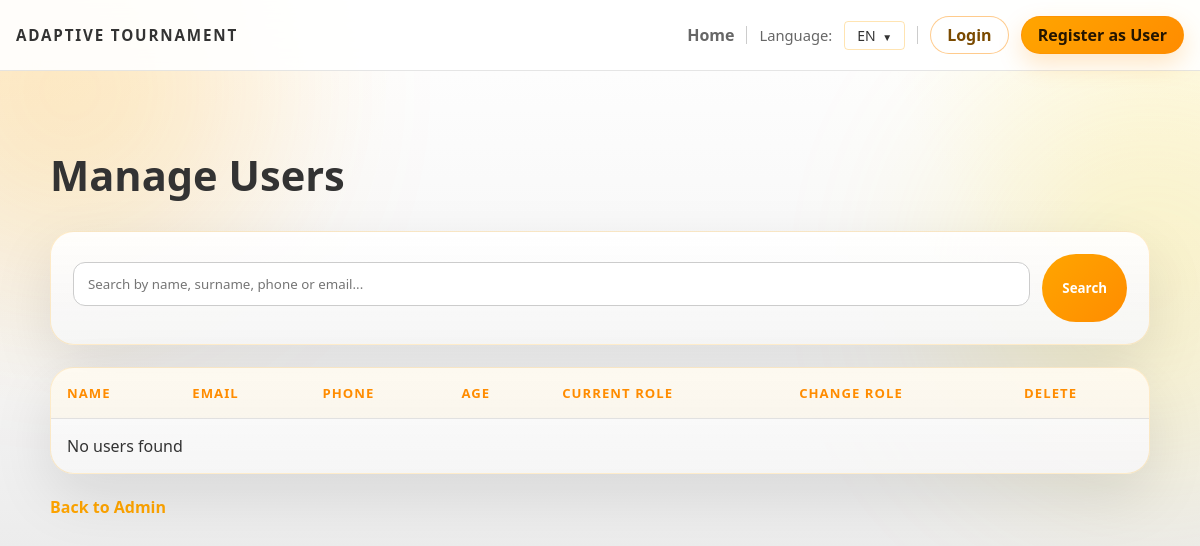
Before: /admin/users with the older database file.
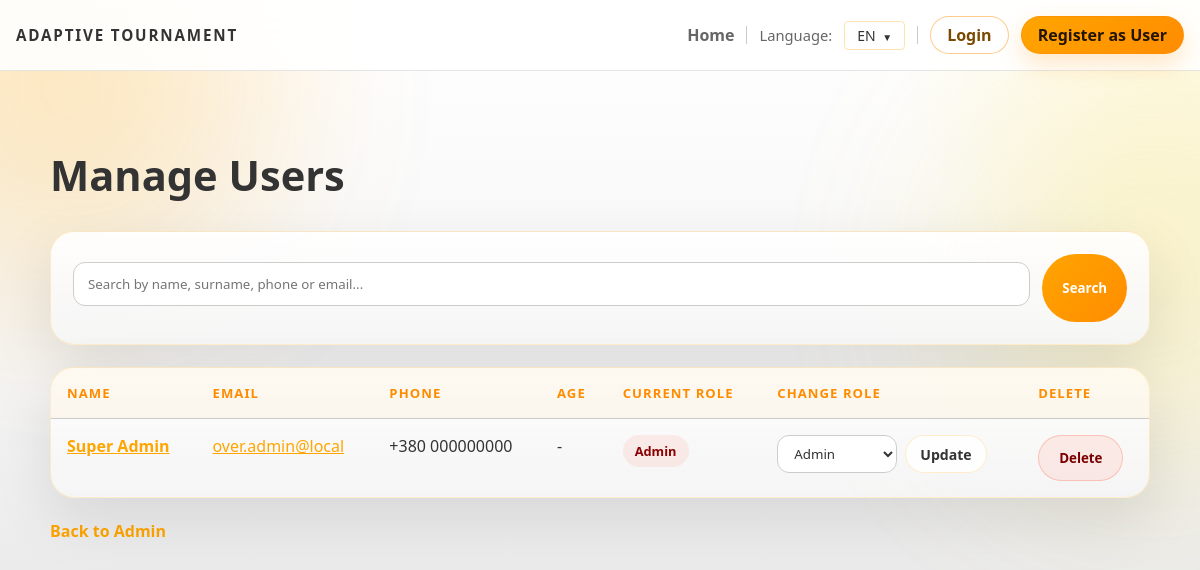
After: the same page with the newer database file.
### backend/models.py (models this page shows, shortened)
class User(db.Model):
    id = db.Column(db.Integer, primary_key=True)
    first_name = db.Column(db.String(120), nullable=False)
    last_name = db.Column(db.String(120), nullable=False)
    email = db.Column(db.String(200), unique=True, nullable=False)
    password_hash = db.Column(db.String(255), nullable=False, default='')
    phone_country_code = db.Column(db.String(10), nullable=False, default='+380')
    phone_number = db.Column(db.String(30), nullable=False, default='')
    age = db.Column(db.Integer)
    bio = db.Column(db.Text)
    role = db.Column(db.String(30), default='team')
    is_verified = db.Column(db.Boolean, default=False)
    verification_token = db.Column(db.String(64), unique=True, nullable=True)
    last_login_at = db.Column(db.DateTime, nullable=True)
    login_token = db.Column(db.String(64), unique=True, nullable=True)
    @property
    def phone_display(self):
        if self.phone_country_code and self.phone_number:
            return f"{self.phone_country_code} {self.phone_number}"
        return self.phone_number or ''

### backend/admin.py (the view, shortened to what this page needs)
def admin_users():
    users = User.query.all()
    search = request.args.get('search', '').strip()
    return render_template('admin_users.html', users=users, search=search)

### backend/app.py (called while the page is built)
@app.context_processor
def inject_user_processor():
    return inject_user()

@app.context_processor
def translation_processor():
    return translation()

### backend/app_helpers.py (called while the page is built)
def get_current_user():
    uid = session.get('user_id')
    if uid:
        return db.session.get(User, uid)
    return None

def inject_user():
    return {'get_current_user': get_current_user}

### backend/translations.py (called while the page is built)
def get_text(key, lang='en', **kwargs):
    if lang not in TRANSLATIONS:
        lang = 'en'
    text = TRANSLATIONS[lang].get(key, TRANSLATIONS['en'].get(key, key))
    if kwargs:
        try:
            return text.format(**kwargs)
        except Exception:
            return text
    return text

### templates/admin_users.html (shortened to what this page needs)
{% extends 'base.html' %}
{% block head %}
  <link rel="stylesheet" href="/static/css/admin.css">
{% endblock %}
{% block content %}
<div class="admin-page">
  <h2 class="page-title">{{ t('admin_users_title') }}</h2>
  <div class="search-panel">
    <form method="get" class="search-form">
      <input type="text" name="search" placeholder="{{ t('search_users_placeholder') }}" value="{{ search }}">
      <button type="submit" class="submit-btn">{{ t('search') }}</button>
    </form>
  </div>
  <div class="table-shell">
    <table class="admin-table">
      <thead>
        <tr>
          <th>{{ t('name') }}</th>
          <th>{{ t('email') }}</th>
          <th>{{ t('phone') }}</th>
          <th>{{ t('age') }}</th>
          <th>{{ t('current_role') }}</th>
          <th>{{ t('change_role') }}</th>
          <th>{{ t('delete') }}</th>
        </tr>
      </thead>
      <tbody>
        {% for user in users %}
          <tr>
            <td><strong><a href="/user/{{ user.id }}">{{ user.first_name }} {{ user.last_name }}</a></strong></td>
            <td><a href="/user/{{ user.id }}">{{ user.email }}</a></td>
            <td>{{ user.phone_display or '-' }}</td>
            <td>{{ user.age or '-' }}</td>
            <td>
              <span class="status-pill {{ user.role if user.role in ['admin', 'jury', 'team'] else 'default' }}">
                {% if user.role == 'admin' %}
                  {{ t('admin_short') }}
                {% elif user.role == 'jury' %}
                  {{ t('jury_short') }}
                {% else %}
                  {{ t('team') }}
                {% endif %}
              </span>
            </td>
            <td>
              <form method="post" action="/admin/user/{{ user.id }}/change-role" class="role-form">
                <select name="role">
                  <option value="admin" {% if user.role == 'admin' %}selected{% endif %}>{{ t('admin_short') }}</option>
                </select>
                <button type="submit" class="inline-btn">{{ t('update') }}</button>
              </form>
            </td>
            <td>
              <form method="post" action="/admin/user/{{ user.id }}/delete" class="inline-form">
                <button onclick="return confirm('{{ t('delete') }}?')" class="danger-btn">{{ t('delete') }}</button>
              </form>
            </td>
          </tr>
        {% else %}
          <tr>
            <td colspan="7" class="empty-row">
              {% if search %}{{ t('no_users_found') }} "{{ search }}"{% else %}{{ t('no_users_found') }}{% endif %}
            </td>
          </tr>
        {% endfor %}
      </tbody>
    </table>
  </div>
  <div class="back-link">
    <a href="/admin/dashboard">{{ t('back_to_admin') }}</a>
  </div>
</div>
{% endblock %}

### templates/base.html (shortened to what this page needs)
<!doctype html>
<html lang="{{ lang }}">
  <head>
    <link rel="stylesheet" href="/static/css/main.css">
    {% block head %}{% endblock %}
  </head>
  <body>
    <div class="page-shell">
      <div class="page-glow page-glow-left"></div>
      <div class="page-glow page-glow-right"></div>
      <nav class="topbar">
        <div class="topbar-inner">
          <a href="/" class="brand-mark">{{ t('app_title') }}</a>
          <div class="topbar-links">
            <a href="/">{{ t('home') }}</a>
            <span class="language-switcher">{{ t('language') }}:</span>
            <div class="dropdown topbar-dropdown">
              <button type="button" class="dropdown-toggle" aria-expanded="false">{{ lang|upper }}</button>
            </div>
            {% set _cur = get_current_user() %}
            {% if _cur %}
              <a href="/user/{{ _cur.id }}" class="profile-link" title="{{ t('profile_prefix') }}">{{ t('profile_prefix') }}: {{ _cur.first_name }}</a>
              <a href="/logout" class="logout-link">{{ t('logout') }}</a>
            {% else %}
              <a href="/login" class="auth-link auth-login">{{ t('login') }}</a>
              <a href="/register" class="auth-link auth-register">{{ t('register') }}</a>
            {% endif %}
          </div>
        </div>
      </nav>
      <div class="container">
        {% block content %}{% endblock %}
      </div>
    </div>
  </body>
</html>

### static/css/main.css (style rules this page uses)
:root { --bg: #ffffff; --bg-soft: #f9f9f9; --panel: rgba(255, 255, 255, 0.95); --panel-border: rgba(255, 165, 0, 0.3); --text: #333333; --muted: #666666; --accent: #ffa500; --accent-strong: #ff8c00; --success: #32cd32; --warning: #ffd700; --danger: #ff6347; --font-ui: "Segoe UI", "Trebuchet MS", Arial, sans-serif; --font-display: var(--font-ui); --font-body: var(--font-ui); }
* { box-sizing: border-box; }
html { scroll-behavior: smooth; }
body { margin: 0; min-height: 100vh; font-family: var(--font-body); color: var(--text); background: radial-gradient(circle at top left, rgba(255, 165, 0, 0.1), transparent 28%), radial-gradient(circle at top right, rgba(255, 215, 0, 0.1), transparent 22%), linear-gradient(180deg, #ffffff 0%, #f5f5f5 45%, #e0e0e0 100%); }
a { color: inherit; }
.page-shell { position: relative; overflow: hidden; min-height: 100vh; }
.page-glow { position: fixed; width: 380px; height: 380px; border-radius: 50%; filter: blur(100px); opacity: 0.18; pointer-events: none; z-index: 0; }
.page-glow-left { top: -100px; left: -120px; background: #ffa500; }
.page-glow-right { top: 90px; right: -140px; background: #ffd700; }
.topbar { position: sticky; top: 0; z-index: 5; backdrop-filter: blur(18px); background: rgba(255, 255, 255, 0.9); border-bottom: 1px solid rgba(0, 0, 0, 0.1); }
.topbar-inner { width: min(1180px, calc(100% - 32px)); margin: 0 auto; padding: 16px 0; display: flex; align-items: center; justify-content: space-between; gap: 20px; }
.brand-mark { text-decoration: none; font-size: 0.95rem; font-weight: 700; letter-spacing: 0.12em; text-transform: uppercase; color: #333333; font-family: var(--font-display); }
.topbar-links { display: flex; align-items: center; justify-content: flex-end; flex-wrap: wrap; gap: 12px; color: var(--muted); }
.topbar-links a { text-decoration: none; font-weight: 600; color: #666666; }
.topbar-links .auth-link { display: inline-flex; align-items: center; justify-content: center; min-height: 38px; padding: 0 16px; border-radius: 999px; line-height: 1; white-space: nowrap; transition: transform 0.18s ease, box-shadow 0.18s ease, background 0.18s ease, border-color 0.18s ease; }
.topbar-links .auth-login { border: 1px solid rgba(255, 140, 0, 0.45); background: rgba(255, 255, 255, 0.72); color: #7a4a00; }
.topbar-links .auth-register { border: 1px solid rgba(255, 140, 0, 0.55); background: linear-gradient(135deg, var(--accent) 0%, var(--accent-strong) 100%); color: #241500; box-shadow: 0 10px 24px rgba(255, 140, 0, 0.22); }
.language-switcher { font-size: 0.92rem; }
.dropdown { position: relative; display: inline-block; }
.dropdown-toggle { background: none; border: 1px solid var(--panel-border); padding: 4px 12px; border-radius: 4px; cursor: pointer; font-size: 14px; font-weight: 500; color: var(--text); transition: all 0.2s; }
.dropdown-toggle::after { content: ' ▼'; font-size: 10px; margin-left: 4px; }
.container { position: relative; z-index: 1; width: min(1180px, calc(100% - 32px)); margin: 0 auto; padding: 36px 0 72px; }
h1, h2, h3, h4, h5, h6, .page-title, .hero-title, .hero-panel-title, .tournament-name { font-family: var(--font-display); }
body, p, li, label, input, textarea, select, button, a, th, td, .flash-message, .status-chip, .status-pill { font-family: var(--font-body); }
.container a:not(.primary-button):not(.secondary-button):not(.panel-link):not(.brand-mark) { color: #ffa500; }
form input, form textarea, form select { width: 100%; padding: 12px 14px; margin: 8px 0 16px; border: 1px solid #cccccc; border-radius: 12px; box-sizing: border-box; background: #ffffff; color: #333333; }
form button { padding: 11px 20px; background: linear-gradient(135deg, var(--accent) 0%, var(--accent-strong) 100%); color: #04101e; border: none; border-radius: 999px; cursor: pointer; font-weight: 800; }

Changed rows visible on the page:
added User: first_name "Super", last_name "Admin", email "over.admin@local", phone_country_code+phone_number "+380 000000000", age "-", t "Admin", role "Admin", t "Update", t "Delete"
Other visible differences:
{{ t('no_users_found') }}: "No users found" → (not shown)
